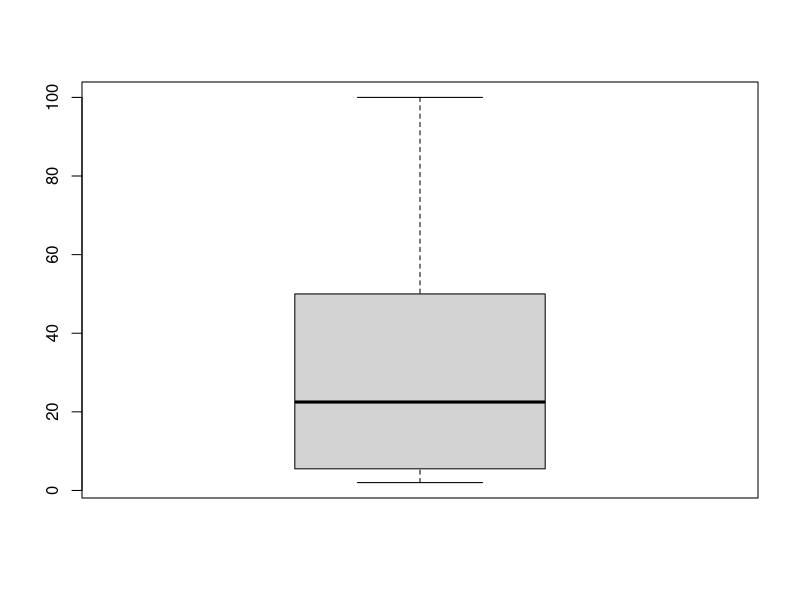
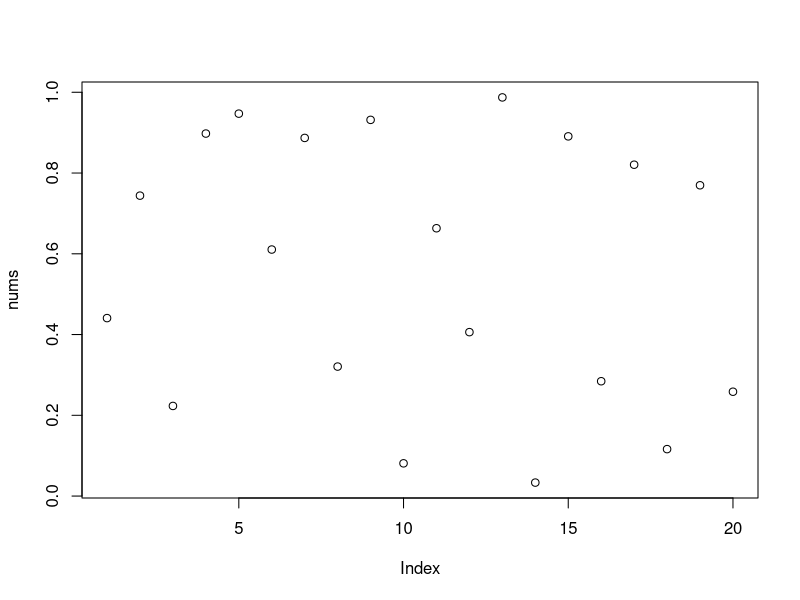
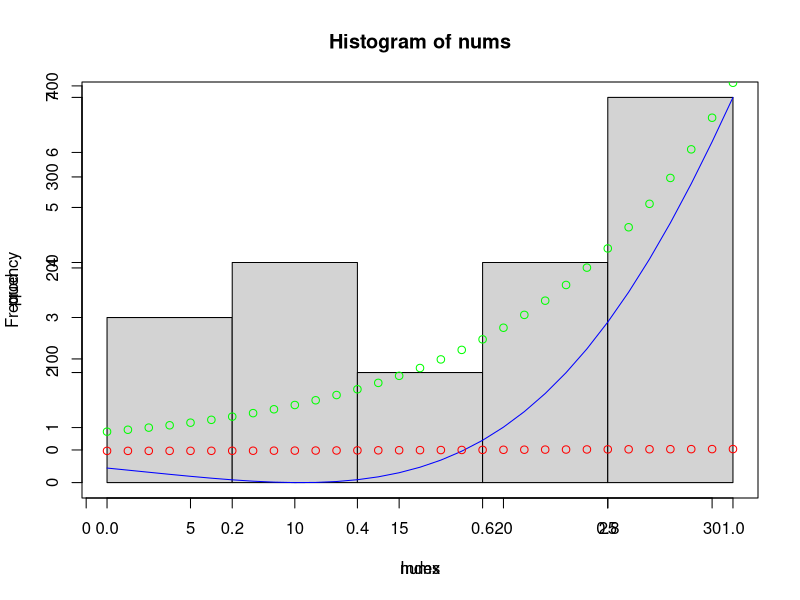

Here is the R script that generated these plots, in order:
#Class 9.12.2016 MON

a <- 2
b <- 50
c <- 3
a+b
b/a
50%%3 #余
a_vec <- c(3, 50, 5, 6, 10, 50, 20, 2, 100, 30, 25, 80)
str(a_vec) #structure command, show structure
sum(a_vec) #和
summary(a_vec)
length(a_vec)
boxplot(a_vec)
cumsum(a_vec) #cumulative sum
is.vector(a_vec) #
data()

#rundom numbers 生成随机数
runif(20) #括号里点“Tab”显示下拉菜单
options(digits = 2)
nums <- runif(20)
nums

plot(nums)
hist(nums)

set.seed(5)
runif(30)

head(nums) #显示前五个
tail(nums) #显示后五个


#生成矩阵MATRIX

A <- matrix(data = floor(30*runif(16)),nrow = 4, byrow = TRUE)
View(A) #View大写开头

#byrow的意思是什么：
values <- 30*runif(16)
values

#floor的意思是，

A
A[3,3]

dim(A) #显示Dimension

d <- dim(A)
d[1]

b <- floor(20*runif(dim(A)[2]))

x <- solve(A,b)

A%*%x #矩阵相乘


e <- floor(20*runif(4))
f <- floor(20*runif(4))
e*f
sum(e*f)

t(e)%*%f #transport of e


e
f
outer(e,f,"*")
outer(e,f,">")
outer(e,f,">")*1



#Class 9.14.2016 Wed

#TURN IN HOMEWORK: Click"File - Compile Notebook"


a <- runif(9)
a
str(a) #structure command, show structure,显示大体结构等资料
length(a)
typeof(a)

#判断类型

is.atomic(a)
is.list(a)
is.vector(a)

a[5]
a[5] <- NA #删除a中第五个;you can decide how to modify the data

typeof(a[5])

c <- as.integer(50*a)
c
is.atomic(c)
is.list(c)
c[5]
is.na(c)
is.na(c)*1
typeof(c[5])
class(a)

d <- c(c(1,2,3),c(4,5,6))
d

#example:mtcars
dat1 <- mtcars
str(dat1)



mtcars[,1]
typeof(mtcars[,1])
model1 <- lm(mtcars$mpg~mtcars$hp,data = mtcars)
model1 <- lm(mtcars$mpg~mtcars$hp)







#Class 9.16.2016 FRI


#Exercise 1 Question 2

par(new=TRUE)
x <- seq(3,6,by=0.1)
prod <- exp(x)*cos(x)
plot(prod, col="blue", type="l")
points(cos(x),col="red")
#par(new=TRUE)
#y <- exp(x)
points(exp(x),col="green")



#Exercise 1 Question 6
